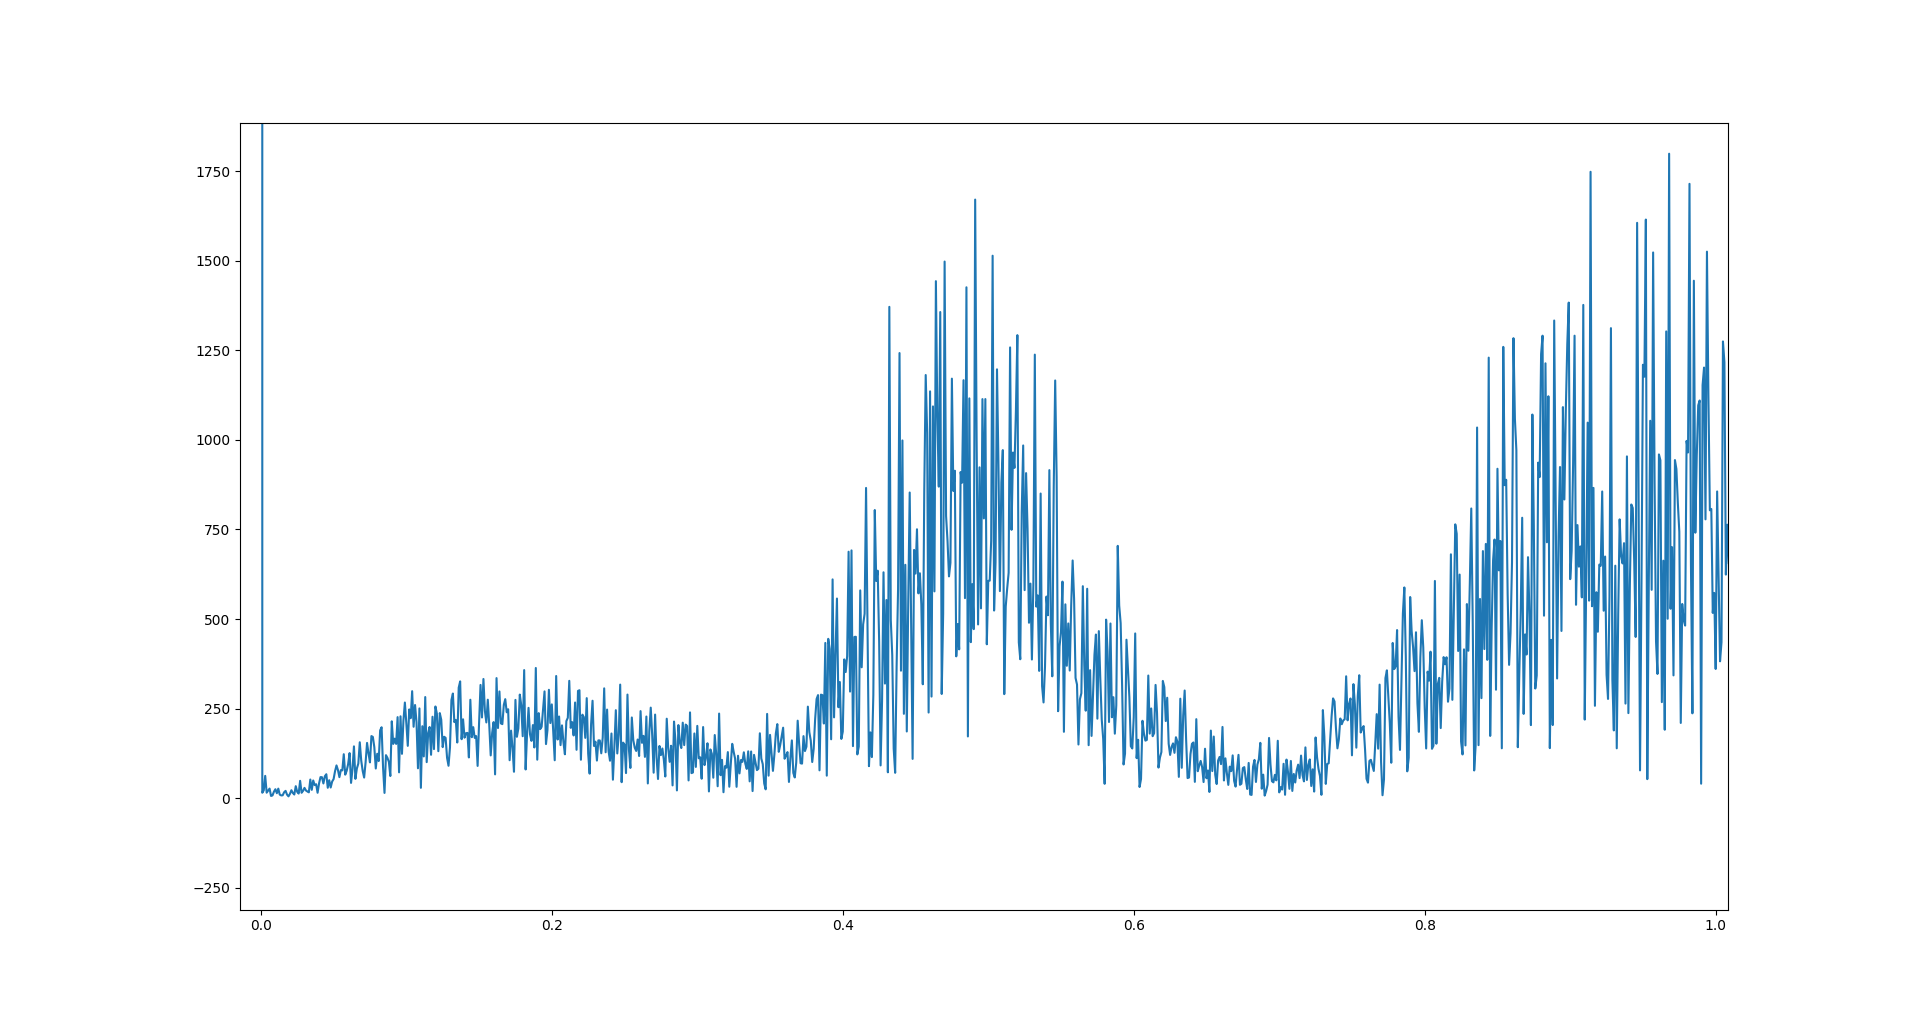

The Python source for this figure:

import numpy as np
import matplotlib.pyplot as plt
import datetime

fptr=open("./physiology/sub019_film 1_ECG.csv",'r')
raw_data = fptr.read()
ts_data = raw_data.split('\n')#time_split data
len_of_tsdata = len(ts_data)-1#get 2d vector each row's end length

print ("Film 1 total time of ",len_of_tsdata," secs")

for i in range(len(ts_data)):
    ts_data[i]=ts_data[i].split(',')
start_time=datetime.datetime.strptime("16:57:20","%H:%M:%S")#time of show stimulation
end_time=datetime.datetime.strptime("17:03:33","%H:%M:%S")#time of show questionnaire
#change timestamp to object parsing with the format "%H:%M:%S"
print ("Film 1 start time of %H:%M:%S",start_time," ")
print ("Film 1 end time of %H:%M:%S",end_time," ")
total_sec=0
start_index=0
#find which time in the csv 2d vector file in what row shall we start
for i in range(0,len_of_tsdata):
	temp_time=datetime.datetime.strptime(ts_data[i][0]," %H:%M:%S.")
	if(start_time<=temp_time):
		total_sec+=1 #ok to start find the start point
		break;
	else:
		start_index=i+1 #keep accumulating the starting index to find in which row of csv file is the start point of watching video
#find the start_index of the 2d array in what row shall we sart to append data that is we really watch the video

final_data = np.array(ts_data[start_index][1:])#initilaization of the final y axis data to plot


#keep append, append until the video ends
for i in range(start_index,len_of_tsdata):
	temp_time=datetime.datetime.strptime(ts_data[i][0]," %H:%M:%S.") #uniformalize the time format
	if(start_time<=temp_time and temp_time<=end_time): #is in the interval, append
		total_sec+=1
		final_data = np.append(final_data,ts_data[i][1:])
	else: #out of interval , append ends
		break

final_data = final_data.astype(float)
fft_final_data = np.fft.fft(final_data)
#print("Avreage amplitude : ",average_amplitude)
#print("Total video watching time is ",end_time-start_time,"  len of final data is  ",len(final_data)) #will be 375000
time_axis = np.arange(0,total_sec,0.001,float) #from 0 to 10 seconds, the difference between each is 0.001 (as sampling freq = 1000 Hz)
#plot as the floating type
fft_final_data_abs = np.absolute(fft_final_data)
plt.plot(time_axis,fft_final_data_abs)#since we sample from 0 to 10 with precision 0.001(1000hz)
plt.show()
